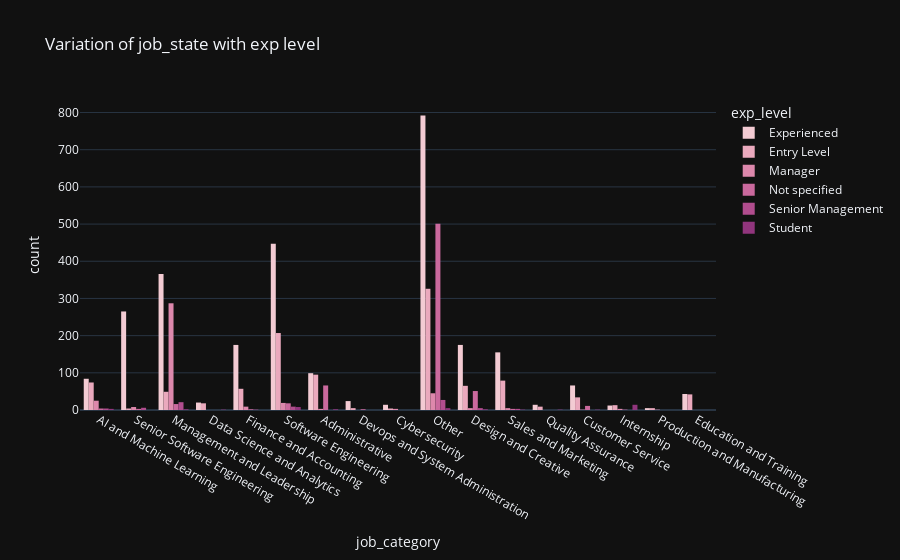

The cell this chart's notebook holds for it:
### Code cell
fig= px.histogram(df,x='job_category',color='exp_level',barmode='group',color_discrete_sequence=px.colors.sequential.Magenta,template='plotly_dark',title='Variation of job_state with exp level')
fig.show()
#average experience level required for different  category as student with internship

### Figure 1 — Plotly figure (JSON) as saved in the notebook; plotly's stock layout.template omitted (floating-point values rounded to 4 significant figures; data arrays with more than 128 entries replaced by an {"elided": "..."} marker saying what was removed)
{"data": [{"alignmentgroup": "True", "bingroup": "x", "hovertemplate": "exp_level=Experienced<br>job_category=%{x}<br>count=%{y}<extra></extra>", "legendgroup": "Experienced", "marker": {"color": "rgb(243, 203, 211)", "pattern": {"shape": ""}}, "name": "Experienced", "offsetgroup": "Experienced", "orientation": "v", "showlegend": true, "type": "histogram", "x": {"elided": "2756 str values"}, "xaxis": "x", "yaxis": "y"}, {"alignmentgroup": "True", "bingroup": "x", "hovertemplate": "exp_level=Entry Level<br>job_category=%{x}<br>count=%{y}<extra></extra>", "legendgroup": "Entry Level", "marker": {"color": "rgb(234, 169, 189)", "pattern": {"shape": ""}}, "name": "Entry Level", "offsetgroup": "Entry Level", "orientation": "v", "showlegend": true, "type": "histogram", "x": {"elided": "1086 str values"}, "xaxis": "x", "yaxis": "y"}, {"alignmentgroup": "True", "bingroup": "x", "hovertemplate": "exp_level=Manager<br>job_category=%{x}<br>count=%{y}<extra></extra>", "legendgroup": "Manager", "marker": {"color": "rgb(221, 136, 172)", "pattern": {"shape": ""}}, "name": "Manager", "offsetgroup": "Manager", "orientation": "v", "showlegend": true, "type": "histogram", "x": {"elided": "414 str values"}, "xaxis": "x", "yaxis": "y"}, {"alignmentgroup": "True", "bingroup": "x", "hovertemplate": "exp_level=Not specified<br>job_category=%{x}<br>count=%{y}<extra></extra>", "legendgroup": "Not specified", "marker": {"color": "rgb(202, 105, 157)", "pattern": {"shape": ""}}, "name": "Not specified", "offsetgroup": "Not specified", "orientation": "v", "showlegend": true, "type": "histogram", "x": {"elided": "678 str values"}, "xaxis": "x", "yaxis": "y"}, {"alignmentgroup": "True", "bingroup": "x", "hovertemplate": "exp_level=Senior Management<br>job_category=%{x}<br>count=%{y}<extra></extra>", "legendgroup": "Senior Management", "marker": {"color": "rgb(177, 77, 142)", "pattern": {"shape": ""}}, "name": "Senior Management", "offsetgroup": "Senior Management", "orientation": "v", "showlegend": true, "type": "histogram", "x": ["Management and Leadership", "Management and Leadership", "Software Engineering", "Software Engineering", "Software Engineering", "Other", "Senior Software Engineering", "Finance and Accounting", "Other", "Software Engineering", "Senior Software Engineering", "Senior Software Engineering", "Senior Software Engineering", "Senior Software Engineering", "Other", "Other", "Software Engineering", "Software Engineering", "Management and Leadership", "Management and Leadership", "Other", "Other", "Other", "Other", "Other", "Software Engineering", "Other", "Management and Leadership", "Design and Creative", "Other", "Other", "Management and Leadership", "Sales and Marketing", "Management and Leadership", "AI and Machine Learning", "Other", "Management and Leadership", "Other", "Design and Creative", "Management and Leadership", "Software Engineering", "Management and Leadership", "Design and Creative", "Other", "Management and Leadership", "Design and Creative", "Senior Software Engineering", "Management and Leadership", "Other", "Management and Leadership", "Management and Leadership", "Software Engineering", "Design and Creative", "Management and Leadership", "AI and Machine Learning", "Management and Leadership", "Management and Leadership", "Other", "Other", "Other", "Other", "Other", "Management and Leadership", "AI and Machine Learning", "Other", "Sales and Marketing", "Management and Leadership", "Sales and Marketing", "Other", "Other", "Other", "AI and Machine Learning", "Management and Leadership", "Other", "Other", "Management and Leadership"], "xaxis": "x", "yaxis": "y"}, {"alignmentgroup": "True", "bingroup": "x", "hovertemplate": "exp_level=Student<br>job_category=%{x}<br>count=%{y}<extra></extra>", "legendgroup": "Student", "marker": {"color": "rgb(145, 53, 125)", "pattern": {"shape": ""}}, "name": "Student", "offsetgroup": "Student", "orientation": "v", "showlegend": true, "type": "histogram", "x": ["Software Engineering", "Software Engineering", "Software Engineering", "Software Engineering", "Software Engineering", "Software Engineering", "Other", "Software Engineering", "AI and Machine Learning", "Other", "Management and Leadership", "Internship", "Software Engineering", "Management and Leadership", "Internship", "Internship", "Internship", "Internship", "Internship", "Internship", "Internship", "Internship", "Customer Service", "Design and Creative", "Other", "Internship", "Internship", "Internship", "AI and Machine Learning", "Design and Creative", "Data Science and Analytics", "Quality Assurance", "Other", "Sales and Marketing", "Internship", "Other", "Administrative", "Administrative", "Internship", "AI and Machine Learning"], "xaxis": "x", "yaxis": "y"}], "layout": {"barmode": "group", "legend": {"title": {"text": "exp_level"}, "tracegroupgap": 0}, "title": {"text": "Variation of job_state with exp level"}, "xaxis": {"anchor": "y", "domain": [0, 1], "title": {"text": "job_category"}}, "yaxis": {"anchor": "x", "domain": [0, 1], "title": {"text": "count"}}}}
